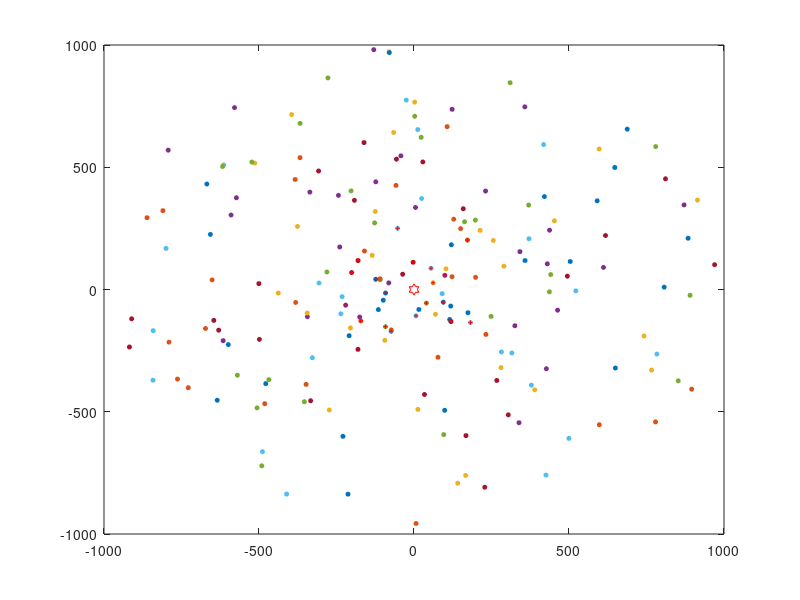

Here is the MATLAB script that generated this plot:
%To generate the information of devices
%1. de_i: the degree 
%2 x_i: the coordinate
%3. y_i: the coordinate
%4. d_i: the distance to center (d_i is less than R)
%5.a_i: the signal parameter, random in [1,d_i]
%6. s_i: signal strength =a_i/d_i^2
%----------------------------------------

%The geo area 1000x1000
R=1000;
n=200;
capacity=10; %maximum number of devices a group leader can support
k=n/capacity;
infoMatrix=zeros(6,n);



%step1: generate information
infoMatrix(1,:)=2*pi*rand(1,n);
infoMatrix(4,:)=R/15+14*R/15*rand(1,n);
infoMatrix(2,:)=infoMatrix(4,:).*cos(infoMatrix(1,:));
infoMatrix(3,:)=infoMatrix(4,:).*sin(infoMatrix(1,:));
infoMatrix(5,:)=(infoMatrix(4,:)-1).*rand(1,n)+1;
infoMatrix(6,:)=infoMatrix(5,:)./infoMatrix(4,:).^2;




plot(0,0,'-hr','MarkerSize',8)
hold on
for i=1:n
plot(infoMatrix(2,i),infoMatrix(3,i),'o','MarkerSize',3,'MarkerFaceColor','auto')
hold on
end

%step2: sort the matrix, the last k nodes are group leader
[r, c] = size(infoMatrix); 
tmp=infoMatrix;
tmp(1,:) = infoMatrix(r,:); 
tmp(r,:) = infoMatrix(1,:); 
infoMatrix=tmp;

sortMatrix=sortrows(infoMatrix')';

for i=n-k+1:n
plot(sortMatrix(2,i),sortMatrix(3,i),'+r','MarkerSize',3)
hold on
end
